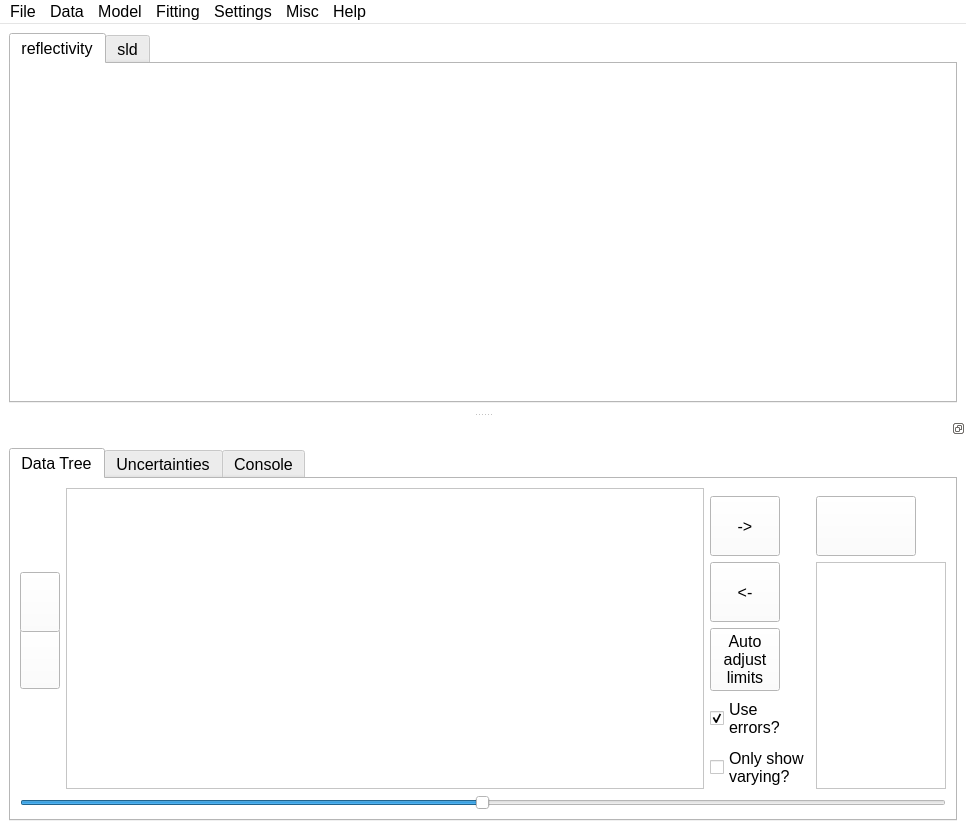
<?xml version="1.0" encoding="UTF-8"?>
<ui version="4.0">
 <class>MainWindow</class>
 <widget class="QMainWindow" name="MainWindow">
  <property name="geometry">
   <rect>
    <x>0</x>
    <y>0</y>
    <width>966</width>
    <height>830</height>
   </rect>
  </property>
  <property name="sizePolicy">
   <sizepolicy hsizetype="Expanding" vsizetype="Expanding">
    <horstretch>0</horstretch>
    <verstretch>0</verstretch>
   </sizepolicy>
  </property>
  <property name="minimumSize">
   <size>
    <width>700</width>
    <height>800</height>
   </size>
  </property>
  <property name="palette">
   <palette>
    <active>
     <colorrole role="WindowText">
      <brush brushstyle="SolidPattern">
       <color alpha="255">
        <red>0</red>
        <green>0</green>
        <blue>0</blue>
       </color>
      </brush>
     </colorrole>
     <colorrole role="Button">
      <brush brushstyle="SolidPattern">
       <color alpha="255">
        <red>255</red>
        <green>255</green>
        <blue>255</blue>
       </color>
      </brush>
     </colorrole>
     <colorrole role="Light">
      <brush brushstyle="SolidPattern">
       <color alpha="255">
        <red>255</red>
        <green>255</green>
        <blue>255</blue>
       </color>
      </brush>
     </colorrole>
     <colorrole role="Midlight">
      <brush brushstyle="SolidPattern">
       <color alpha="255">
        <red>255</red>
        <green>255</green>
        <blue>255</blue>
       </color>
      </brush>
     </colorrole>
     <colorrole role="Dark">
      <brush brushstyle="SolidPattern">
       <color alpha="255">
        <red>127</red>
        <green>127</green>
        <blue>127</blue>
       </color>
      </brush>
     </colorrole>
     <colorrole role="Mid">
      <brush brushstyle="SolidPattern">
       <color alpha="255">
        <red>170</red>
        <green>170</green>
        <blue>170</blue>
       </color>
      </brush>
     </colorrole>
     <colorrole role="Text">
      <brush brushstyle="SolidPattern">
       <color alpha="255">
        <red>0</red>
        <green>0</green>
        <blue>0</blue>
       </color>
      </brush>
     </colorrole>
     <colorrole role="BrightText">
      <brush brushstyle="SolidPattern">
       <color alpha="255">
        <red>255</red>
        <green>255</green>
        <blue>255</blue>
       </color>
      </brush>
     </colorrole>
     <colorrole role="ButtonText">
      <brush brushstyle="SolidPattern">
       <color alpha="255">
        <red>0</red>
        <green>0</green>
        <blue>0</blue>
       </color>
      </brush>
     </colorrole>
     <colorrole role="Base">
      <brush brushstyle="SolidPattern">
       <color alpha="255">
        <red>255</red>
        <green>255</green>
        <blue>255</blue>
       </color>
      </brush>
     </colorrole>
     <colorrole role="Window">
      <brush brushstyle="SolidPattern">
       <color alpha="255">
        <red>255</red>
        <green>255</green>
        <blue>255</blue>
       </color>
      </brush>
     </colorrole>
     <colorrole role="Shadow">
      <brush brushstyle="SolidPattern">
       <color alpha="255">
        <red>0</red>
        <green>0</green>
        <blue>0</blue>
       </color>
      </brush>
     </colorrole>
     <colorrole role="AlternateBase">
      <brush brushstyle="SolidPattern">
       <color alpha="255">
        <red>255</red>
        <green>255</green>
        <blue>255</blue>
       </color>
      </brush>
     </colorrole>
     <colorrole role="ToolTipBase">
      <brush brushstyle="SolidPattern">
       <color alpha="255">
        <red>255</red>
        <green>255</green>
        <blue>220</blue>
       </color>
      </brush>
     </colorrole>
     <colorrole role="ToolTipText">
      <brush brushstyle="SolidPattern">
       <color alpha="255">
        <red>0</red>
        <green>0</green>
        <blue>0</blue>
       </color>
      </brush>
     </colorrole>
     <colorrole role="PlaceholderText">
      <brush brushstyle="NoBrush">
       <color alpha="128">
        <red>0</red>
        <green>0</green>
        <blue>0</blue>
       </color>
      </brush>
     </colorrole>
    </active>
    <inactive>
     <colorrole role="WindowText">
      <brush brushstyle="SolidPattern">
       <color alpha="255">
        <red>0</red>
        <green>0</green>
        <blue>0</blue>
       </color>
      </brush>
     </colorrole>
     <colorrole role="Button">
      <brush brushstyle="SolidPattern">
       <color alpha="255">
        <red>255</red>
        <green>255</green>
        <blue>255</blue>
       </color>
      </brush>
     </colorrole>
     <colorrole role="Light">
      <brush brushstyle="SolidPattern">
       <color alpha="255">
        <red>255</red>
        <green>255</green>
        <blue>255</blue>
       </color>
      </brush>
     </colorrole>
     <colorrole role="Midlight">
      <brush brushstyle="SolidPattern">
       <color alpha="255">
        <red>255</red>
        <green>255</green>
        <blue>255</blue>
       </color>
      </brush>
     </colorrole>
     <colorrole role="Dark">
      <brush brushstyle="SolidPattern">
       <color alpha="255">
        <red>127</red>
        <green>127</green>
        <blue>127</blue>
       </color>
      </brush>
     </colorrole>
     <colorrole role="Mid">
      <brush brushstyle="SolidPattern">
       <color alpha="255">
        <red>170</red>
        <green>170</green>
        <blue>170</blue>
       </color>
      </brush>
     </colorrole>
     <colorrole role="Text">
      <brush brushstyle="SolidPattern">
       <color alpha="255">
        <red>0</red>
        <green>0</green>
        <blue>0</blue>
       </color>
      </brush>
     </colorrole>
     <colorrole role="BrightText">
      <brush brushstyle="SolidPattern">
       <color alpha="255">
        <red>255</red>
        <green>255</green>
        <blue>255</blue>
       </color>
      </brush>
     </colorrole>
     <colorrole role="ButtonText">
      <brush brushstyle="SolidPattern">
       <color alpha="255">
        <red>0</red>
        <green>0</green>
        <blue>0</blue>
       </color>
      </brush>
     </colorrole>
     <colorrole role="Base">
      <brush brushstyle="SolidPattern">
       <color alpha="255">
        <red>255</red>
        <green>255</green>
        <blue>255</blue>
       </color>
      </brush>
     </colorrole>
     <colorrole role="Window">
      <brush brushstyle="SolidPattern">
       <color alpha="255">
        <red>255</red>
        <green>255</green>
        <blue>255</blue>
       </color>
      </brush>
     </colorrole>
     <colorrole role="Shadow">
      <brush brushstyle="SolidPattern">
       <color alpha="255">
        <red>0</red>
        <green>0</green>
        <blue>0</blue>
       </color>
      </brush>
     </colorrole>
     <colorrole role="AlternateBase">
      <brush brushstyle="SolidPattern">
       <color alpha="255">
        <red>255</red>
        <green>255</green>
        <blue>255</blue>
       </color>
      </brush>
     </colorrole>
     <colorrole role="ToolTipBase">
      <brush brushstyle="SolidPattern">
       <color alpha="255">
        <red>255</red>
        <green>255</green>
        <blue>220</blue>
       </color>
      </brush>
     </colorrole>
     <colorrole role="ToolTipText">
      <brush brushstyle="SolidPattern">
       <color alpha="255">
        <red>0</red>
        <green>0</green>
        <blue>0</blue>
       </color>
      </brush>
     </colorrole>
     <colorrole role="PlaceholderText">
      <brush brushstyle="NoBrush">
       <color alpha="128">
        <red>0</red>
        <green>0</green>
        <blue>0</blue>
       </color>
      </brush>
     </colorrole>
    </inactive>
    <disabled>
     <colorrole role="WindowText">
      <brush brushstyle="SolidPattern">
       <color alpha="255">
        <red>127</red>
        <green>127</green>
        <blue>127</blue>
       </color>
      </brush>
     </colorrole>
     <colorrole role="Button">
      <brush brushstyle="SolidPattern">
       <color alpha="255">
        <red>255</red>
        <green>255</green>
        <blue>255</blue>
       </color>
      </brush>
     </colorrole>
     <colorrole role="Light">
      <brush brushstyle="SolidPattern">
       <color alpha="255">
        <red>255</red>
        <green>255</green>
        <blue>255</blue>
       </color>
      </brush>
     </colorrole>
     <colorrole role="Midlight">
      <brush brushstyle="SolidPattern">
       <color alpha="255">
        <red>255</red>
        <green>255</green>
        <blue>255</blue>
       </color>
      </brush>
     </colorrole>
     <colorrole role="Dark">
      <brush brushstyle="SolidPattern">
       <color alpha="255">
        <red>127</red>
        <green>127</green>
        <blue>127</blue>
       </color>
      </brush>
     </colorrole>
     <colorrole role="Mid">
      <brush brushstyle="SolidPattern">
       <color alpha="255">
        <red>170</red>
        <green>170</green>
        <blue>170</blue>
       </color>
      </brush>
     </colorrole>
     <colorrole role="Text">
      <brush brushstyle="SolidPattern">
       <color alpha="255">
        <red>127</red>
        <green>127</green>
        <blue>127</blue>
       </color>
      </brush>
     </colorrole>
     <colorrole role="BrightText">
      <brush brushstyle="SolidPattern">
       <color alpha="255">
        <red>255</red>
        <green>255</green>
        <blue>255</blue>
       </color>
      </brush>
     </colorrole>
     <colorrole role="ButtonText">
      <brush brushstyle="SolidPattern">
       <color alpha="255">
        <red>127</red>
        <green>127</green>
        <blue>127</blue>
       </color>
      </brush>
     </colorrole>
     <colorrole role="Base">
      <brush brushstyle="SolidPattern">
       <color alpha="255">
        <red>255</red>
        <green>255</green>
        <blue>255</blue>
       </color>
      </brush>
     </colorrole>
     <colorrole role="Window">
      <brush brushstyle="SolidPattern">
       <color alpha="255">
        <red>255</red>
        <green>255</green>
        <blue>255</blue>
       </color>
      </brush>
     </colorrole>
     <colorrole role="Shadow">
      <brush brushstyle="SolidPattern">
       <color alpha="255">
        <red>0</red>
        <green>0</green>
        <blue>0</blue>
       </color>
      </brush>
     </colorrole>
     <colorrole role="AlternateBase">
      <brush brushstyle="SolidPattern">
       <color alpha="255">
        <red>255</red>
        <green>255</green>
        <blue>255</blue>
       </color>
      </brush>
     </colorrole>
     <colorrole role="ToolTipBase">
      <brush brushstyle="SolidPattern">
       <color alpha="255">
        <red>255</red>
        <green>255</green>
        <blue>220</blue>
       </color>
      </brush>
     </colorrole>
     <colorrole role="ToolTipText">
      <brush brushstyle="SolidPattern">
       <color alpha="255">
        <red>0</red>
        <green>0</green>
        <blue>0</blue>
       </color>
      </brush>
     </colorrole>
     <colorrole role="PlaceholderText">
      <brush brushstyle="NoBrush">
       <color alpha="128">
        <red>0</red>
        <green>0</green>
        <blue>0</blue>
       </color>
      </brush>
     </colorrole>
    </disabled>
   </palette>
  </property>
  <property name="font">
   <font>
    <pointsize>12</pointsize>
   </font>
  </property>
  <property name="acceptDrops">
   <bool>true</bool>
  </property>
  <property name="windowTitle">
   <string>Motofit</string>
  </property>
  <property name="windowIcon">
   <iconset resource="../resources.qrc">
    <normaloff>:/icons/scattering.png</normaloff>:/icons/scattering.png</iconset>
  </property>
  <property name="documentMode">
   <bool>false</bool>
  </property>
  <property name="tabShape">
   <enum>QTabWidget::Rounded</enum>
  </property>
  <property name="unifiedTitleAndToolBarOnMac">
   <bool>false</bool>
  </property>
  <widget class="QWidget" name="centralwidget">
   <property name="minimumSize">
    <size>
     <width>400</width>
     <height>0</height>
    </size>
   </property>
   <layout class="QGridLayout" name="gridLayout_3">
    <item row="2" column="2">
     <widget class="QTabWidget" name="graphs">
      <property name="sizePolicy">
       <sizepolicy hsizetype="Expanding" vsizetype="MinimumExpanding">
        <horstretch>0</horstretch>
        <verstretch>0</verstretch>
       </sizepolicy>
      </property>
      <property name="minimumSize">
       <size>
        <width>0</width>
        <height>350</height>
       </size>
      </property>
      <property name="focusPolicy">
       <enum>Qt::ClickFocus</enum>
      </property>
      <property name="tabPosition">
       <enum>QTabWidget::North</enum>
      </property>
      <property name="tabShape">
       <enum>QTabWidget::Rounded</enum>
      </property>
      <property name="currentIndex">
       <number>0</number>
      </property>
      <widget class="QWidget" name="reflectivity">
       <attribute name="title">
        <string>reflectivity</string>
       </attribute>
       <attribute name="toolTip">
        <string>Plots of the reflectivity</string>
       </attribute>
       <layout class="QGridLayout" name="gridLayout_5">
        <property name="leftMargin">
         <number>5</number>
        </property>
        <property name="topMargin">
         <number>2</number>
        </property>
        <property name="rightMargin">
         <number>5</number>
        </property>
        <property name="bottomMargin">
         <number>5</number>
        </property>
        <property name="verticalSpacing">
         <number>2</number>
        </property>
       </layout>
      </widget>
      <widget class="QWidget" name="sld">
       <attribute name="title">
        <string>sld</string>
       </attribute>
       <attribute name="toolTip">
        <string>Plots of the SLD profiles</string>
       </attribute>
       <layout class="QGridLayout" name="gridLayout_4"/>
      </widget>
     </widget>
    </item>
   </layout>
  </widget>
  <widget class="QMenuBar" name="menubar">
   <property name="geometry">
    <rect>
     <x>0</x>
     <y>0</y>
     <width>966</width>
     <height>24</height>
    </rect>
   </property>
   <widget class="QMenu" name="menuData">
    <property name="title">
     <string>Data</string>
    </property>
    <addaction name="actionLoad_Data"/>
    <addaction name="actionRefresh_Data"/>
    <addaction name="actionRemove_Data"/>
    <addaction name="separator"/>
    <addaction name="actionAutoscale_graph"/>
   </widget>
   <widget class="QMenu" name="menuModel">
    <property name="title">
     <string>Model</string>
    </property>
    <addaction name="actionSave_Model"/>
    <addaction name="actionLoad_Model"/>
    <addaction name="actionExport_parameters"/>
    <addaction name="actionSave_Fit"/>
    <addaction name="actionSave_SLD_Curve"/>
    <addaction name="separator"/>
    <addaction name="actionExport_Code_Fragment"/>
    <addaction name="separator"/>
    <addaction name="actionTake_Snapshot"/>
    <addaction name="separator"/>
    <addaction name="actionLink_Selected"/>
    <addaction name="actionUnlink_selected_Parameters"/>
    <addaction name="actionLink_Equivalent_Parameters"/>
    <addaction name="separator"/>
   </widget>
   <widget class="QMenu" name="menuHelp">
    <property name="title">
     <string>Help</string>
    </property>
    <addaction name="actionAbout"/>
    <addaction name="actiondocumentation"/>
    <addaction name="actionPython_Packages"/>
   </widget>
   <widget class="QMenu" name="menuPlot_type">
    <property name="title">
     <string>Fitting</string>
    </property>
    <widget class="QMenu" name="menuAlgorithm">
     <property name="title">
      <string>Algorithm</string>
     </property>
     <addaction name="actionDifferential_Evolution"/>
     <addaction name="actionLevenberg_Marquardt"/>
     <addaction name="actionL_BFGS_B"/>
     <addaction name="actionDual_Annealing"/>
     <addaction name="actionSHGO"/>
     <addaction name="actionMCMC"/>
     <addaction name="separator"/>
     <addaction name="actionOptimisation_parameters"/>
     <addaction name="actionProcess_MCMC"/>
    </widget>
    <widget class="QMenu" name="menuFit_as">
     <property name="title">
      <string>Fit as</string>
     </property>
     <addaction name="actionY_vs_X"/>
     <addaction name="actionlogY_vs_X"/>
     <addaction name="actionYX4_vs_X"/>
     <addaction name="actionYX2_vs_X"/>
    </widget>
    <addaction name="menuFit_as"/>
    <addaction name="separator"/>
    <addaction name="menuAlgorithm"/>
    <addaction name="separator"/>
    <addaction name="actionBatch_Fit"/>
   </widget>
   <widget class="QMenu" name="menuFile">
    <property name="title">
     <string>File</string>
    </property>
    <addaction name="actionSave_File"/>
    <addaction name="actionSave_File_As"/>
    <addaction name="separator"/>
    <addaction name="actionLoad_File"/>
   </widget>
   <widget class="QMenu" name="menuSettings">
    <property name="title">
     <string>Settings</string>
    </property>
    <addaction name="actionChange_Q_range"/>
    <addaction name="actionResolution_smearing"/>
   </widget>
   <widget class="QMenu" name="menuMisc">
    <property name="title">
     <string>Misc</string>
    </property>
    <addaction name="actionSLD_calculator"/>
    <addaction name="actionLipid_browser"/>
   </widget>
   <addaction name="menuFile"/>
   <addaction name="menuData"/>
   <addaction name="menuModel"/>
   <addaction name="menuPlot_type"/>
   <addaction name="menuSettings"/>
   <addaction name="menuMisc"/>
   <addaction name="menuHelp"/>
  </widget>
  <widget class="QDockWidget" name="dockWidget">
   <property name="sizePolicy">
    <sizepolicy hsizetype="Expanding" vsizetype="Expanding">
     <horstretch>0</horstretch>
     <verstretch>0</verstretch>
    </sizepolicy>
   </property>
   <property name="minimumSize">
    <size>
     <width>600</width>
     <height>350</height>
    </size>
   </property>
   <property name="toolTip">
    <string>Double click to separate/join the dock</string>
   </property>
   <property name="features">
    <set>QDockWidget::DockWidgetFloatable|QDockWidget::DockWidgetMovable</set>
   </property>
   <property name="allowedAreas">
    <set>Qt::BottomDockWidgetArea</set>
   </property>
   <property name="windowTitle">
    <string/>
   </property>
   <attribute name="dockWidgetArea">
    <number>8</number>
   </attribute>
   <widget class="QWidget" name="dockWidgetContents">
    <layout class="QGridLayout" name="gridLayout">
     <item row="0" column="0">
      <widget class="QTabWidget" name="tabWidget">
       <property name="enabled">
        <bool>true</bool>
       </property>
       <property name="sizePolicy">
        <sizepolicy hsizetype="MinimumExpanding" vsizetype="Expanding">
         <horstretch>0</horstretch>
         <verstretch>0</verstretch>
        </sizepolicy>
       </property>
       <property name="minimumSize">
        <size>
         <width>300</width>
         <height>200</height>
        </size>
       </property>
       <property name="toolTip">
        <string/>
       </property>
       <property name="currentIndex">
        <number>0</number>
       </property>
       <property name="tabBarAutoHide">
        <bool>true</bool>
       </property>
       <widget class="QWidget" name="tab">
        <attribute name="title">
         <string>Data Tree</string>
        </attribute>
        <attribute name="toolTip">
         <string>Data and Model Trees</string>
        </attribute>
        <layout class="QGridLayout" name="gridLayout_2">
         <item row="1" column="3">
          <widget class="QPushButton" name="do_fit_button">
           <property name="sizePolicy">
            <sizepolicy hsizetype="Maximum" vsizetype="Maximum">
             <horstretch>0</horstretch>
             <verstretch>0</verstretch>
            </sizepolicy>
           </property>
           <property name="minimumSize">
            <size>
             <width>60</width>
             <height>60</height>
            </size>
           </property>
           <property name="maximumSize">
            <size>
             <width>100</width>
             <height>16777215</height>
            </size>
           </property>
           <property name="toolTip">
            <string>Do a fit. Cmd-F</string>
           </property>
           <property name="text">
            <string/>
           </property>
           <property name="icon">
            <iconset>
             <normaloff>../icons/go.png</normaloff>../icons/go.png</iconset>
           </property>
           <property name="iconSize">
            <size>
             <width>40</width>
             <height>40</height>
            </size>
           </property>
           <property name="shortcut">
            <string>Ctrl+F</string>
           </property>
          </widget>
         </item>
         <item row="8" column="0" colspan="4">
          <widget class="QSlider" name="paramsSlider">
           <property name="sizePolicy">
            <sizepolicy hsizetype="Expanding" vsizetype="Minimum">
             <horstretch>0</horstretch>
             <verstretch>0</verstretch>
            </sizepolicy>
           </property>
           <property name="maximumSize">
            <size>
             <width>16777215</width>
             <height>20</height>
            </size>
           </property>
           <property name="mouseTracking">
            <bool>false</bool>
           </property>
           <property name="focusPolicy">
            <enum>Qt::StrongFocus</enum>
           </property>
           <property name="contextMenuPolicy">
            <enum>Qt::PreventContextMenu</enum>
           </property>
           <property name="toolTip">
            <string>Select a parameter then use this slider to vary it</string>
           </property>
           <property name="maximum">
            <number>999</number>
           </property>
           <property name="value">
            <number>499</number>
           </property>
           <property name="orientation">
            <enum>Qt::Horizontal</enum>
           </property>
           <property name="invertedAppearance">
            <bool>false</bool>
           </property>
           <property name="invertedControls">
            <bool>false</bool>
           </property>
           <property name="tickPosition">
            <enum>QSlider::NoTicks</enum>
           </property>
          </widget>
         </item>
         <item row="3" column="0">
          <widget class="QPushButton" name="remove_layer">
           <property name="maximumSize">
            <size>
             <width>40</width>
             <height>60</height>
            </size>
           </property>
           <property name="toolTip">
            <string>Remove a layer, Cmd-</string>
           </property>
           <property name="text">
            <string/>
           </property>
           <property name="icon">
            <iconset resource="../resources.qrc">
             <normaloff>:/icons/minus.png</normaloff>:/icons/minus.png</iconset>
           </property>
           <property name="iconSize">
            <size>
             <width>30</width>
             <height>30</height>
            </size>
           </property>
           <property name="shortcut">
            <string>Ctrl+-</string>
           </property>
          </widget>
         </item>
         <item row="2" column="0">
          <widget class="QPushButton" name="add_layer">
           <property name="sizePolicy">
            <sizepolicy hsizetype="Fixed" vsizetype="Fixed">
             <horstretch>0</horstretch>
             <verstretch>0</verstretch>
            </sizepolicy>
           </property>
           <property name="minimumSize">
            <size>
             <width>40</width>
             <height>60</height>
            </size>
           </property>
           <property name="maximumSize">
            <size>
             <width>40</width>
             <height>40</height>
            </size>
           </property>
           <property name="toolTip">
            <string>Insert a layer, Cmd=</string>
           </property>
           <property name="text">
            <string/>
           </property>
           <property name="icon">
            <iconset resource="../resources.qrc">
             <normaloff>:/icons/plus.png</normaloff>:/icons/plus.png</iconset>
           </property>
           <property name="iconSize">
            <size>
             <width>30</width>
             <height>30</height>
            </size>
           </property>
           <property name="shortcut">
            <string>Ctrl+=</string>
           </property>
          </widget>
         </item>
         <item row="2" column="3" rowspan="4">
          <widget class="QListView" name="currently_fitting">
           <property name="sizePolicy">
            <sizepolicy hsizetype="Maximum" vsizetype="Expanding">
             <horstretch>0</horstretch>
             <verstretch>0</verstretch>
            </sizepolicy>
           </property>
           <property name="maximumSize">
            <size>
             <width>130</width>
             <height>16777215</height>
            </size>
           </property>
           <property name="toolTip">
            <string>List of datasets to be fitted</string>
           </property>
           <property name="editTriggers">
            <set>QAbstractItemView::NoEditTriggers</set>
           </property>
           <property name="dragEnabled">
            <bool>false</bool>
           </property>
           <property name="dragDropMode">
            <enum>QAbstractItemView::DropOnly</enum>
           </property>
           <property name="defaultDropAction">
            <enum>Qt::MoveAction</enum>
           </property>
           <property name="selectionMode">
            <enum>QAbstractItemView::MultiSelection</enum>
           </property>
          </widget>
         </item>
         <item row="0" column="1" rowspan="6">
          <widget class="QTreeView" name="treeView">
           <property name="minimumSize">
            <size>
             <width>300</width>
             <height>0</height>
            </size>
           </property>
           <property name="font">
            <font>
             <pointsize>12</pointsize>
            </font>
           </property>
           <property name="acceptDrops">
            <bool>true</bool>
           </property>
           <property name="styleSheet">
            <string notr="true">QTreeView::branch:has-siblings:!adjoins-item {
    border-image: url(:/icons/vline.png) 0;
}

QTreeView::branch:has-siblings:adjoins-item {
    border-image: url(:/icons/branch-more.png) 0;
}

QTreeView::branch:!has-children:!has-siblings:adjoins-item {
    border-image: url(:/icons/branch-end.png) 0;
}

QTreeView::branch:has-children:!has-siblings:closed,
QTreeView::branch:closed:has-children:has-siblings {
        border-image: none;
        image: url(:/icons/branch-closed.png);
}

QTreeView::branch:open:has-children:!has-siblings,
QTreeView::branch:open:has-children:has-siblings  {
        border-image: none;
        image: url(:/icons/branch-open.png);
}</string>
           </property>
           <property name="editTriggers">
            <set>QAbstractItemView::AnyKeyPressed|QAbstractItemView::DoubleClicked|QAbstractItemView::EditKeyPressed</set>
           </property>
           <property name="tabKeyNavigation">
            <bool>false</bool>
           </property>
           <property name="dragEnabled">
            <bool>true</bool>
           </property>
           <property name="dragDropMode">
            <enum>QAbstractItemView::InternalMove</enum>
           </property>
           <property name="defaultDropAction">
            <enum>Qt::MoveAction</enum>
           </property>
           <property name="alternatingRowColors">
            <bool>false</bool>
           </property>
           <property name="selectionMode">
            <enum>QAbstractItemView::ExtendedSelection</enum>
           </property>
           <property name="selectionBehavior">
            <enum>QAbstractItemView::SelectRows</enum>
           </property>
           <property name="expandsOnDoubleClick">
            <bool>false</bool>
           </property>
           <attribute name="headerCascadingSectionResizes">
            <bool>true</bool>
           </attribute>
          </widget>
         </item>
         <item row="1" column="2">
          <widget class="QPushButton" name="add_to_fit_button">
           <property name="minimumSize">
            <size>
             <width>60</width>
             <height>60</height>
            </size>
           </property>
           <property name="maximumSize">
            <size>
             <width>70</width>
             <height>70</height>
            </size>
           </property>
           <property name="toolTip">
            <string>Add a dataset to those being fitted</string>
           </property>
           <property name="text">
            <string>-&gt;</string>
           </property>
          </widget>
         </item>
         <item row="2" column="2">
          <widget class="QPushButton" name="remove_from_fit_button">
           <property name="minimumSize">
            <size>
             <width>60</width>
             <height>60</height>
            </size>
           </property>
           <property name="maximumSize">
            <size>
             <width>70</width>
             <height>70</height>
            </size>
           </property>
           <property name="toolTip">
            <string>Remove dataset from those being fitted</string>
           </property>
           <property name="text">
            <string>&lt;-</string>
           </property>
          </widget>
         </item>
         <item row="3" column="2">
          <widget class="QPushButton" name="auto_limits_button">
           <property name="minimumSize">
            <size>
             <width>60</width>
             <height>60</height>
            </size>
           </property>
           <property name="maximumSize">
            <size>
             <width>70</width>
             <height>70</height>
            </size>
           </property>
           <property name="font">
            <font>
             <pointsize>12</pointsize>
            </font>
           </property>
           <property name="toolTip">
            <string>Give varying parameters finite limits</string>
           </property>
           <property name="text">
            <string>Auto
adjust
limits</string>
           </property>
          </widget>
         </item>
         <item row="4" column="2">
          <widget class="QCheckBox" name="use_errors_checkbox">
           <property name="toolTip">
            <string>&lt;html&gt;&lt;head/&gt;&lt;body&gt;&lt;p&gt;Use the measurement uncertainties for weighting the fit&lt;/p&gt;&lt;/body&gt;&lt;/html&gt;</string>
           </property>
           <property name="text">
            <string>Use
errors?</string>
           </property>
           <property name="checked">
            <bool>true</bool>
           </property>
           <property name="tristate">
            <bool>false</bool>
           </property>
          </widget>
         </item>
         <item row="5" column="2">
          <widget class="QCheckBox" name="only_fitted">
           <property name="toolTip">
            <string>Only display the parameters that are being allowed to vary.</string>
           </property>
           <property name="text">
            <string>Only show
varying?</string>
           </property>
          </widget>
         </item>
        </layout>
        <zorder>remove_layer</zorder>
        <zorder>add_layer</zorder>
        <zorder>paramsSlider</zorder>
        <zorder>do_fit_button</zorder>
        <zorder>treeView</zorder>
        <zorder>currently_fitting</zorder>
        <zorder>add_to_fit_button</zorder>
        <zorder>remove_from_fit_button</zorder>
        <zorder>auto_limits_button</zorder>
        <zorder>use_errors_checkbox</zorder>
        <zorder>only_fitted</zorder>
       </widget>
       <widget class="QWidget" name="tab_1">
        <attribute name="title">
         <string>Uncertainties</string>
        </attribute>
       </widget>
       <widget class="QWidget" name="tab_2">
        <attribute name="title">
         <string>Console</string>
        </attribute>
        <attribute name="toolTip">
         <string>Output from the modelling processes</string>
        </attribute>
        <layout class="QGridLayout" name="gridLayout_8">
         <item row="0" column="0">
          <widget class="QPlainTextEdit" name="console_text_edit"/>
         </item>
        </layout>
       </widget>
      </widget>
     </item>
    </layout>
   </widget>
  </widget>
  <action name="actionLoad_Data">
   <property name="checkable">
    <bool>false</bool>
   </property>
   <property name="checked">
    <bool>false</bool>
   </property>
   <property name="text">
    <string>Load Data</string>
   </property>
   <property name="shortcut">
    <string>Ctrl+L</string>
   </property>
   <property name="shortcutContext">
    <enum>Qt::ApplicationShortcut</enum>
   </property>
  </action>
  <action name="actionSave_Fit">
   <property name="text">
    <string>Save Fit Curve</string>
   </property>
  </action>
  <action name="actionSave_Model">
   <property name="text">
    <string>Save Model</string>
   </property>
  </action>
  <action name="actionLoad_Model">
   <property name="text">
    <string>Load Model</string>
   </property>
  </action>
  <action name="actionLogR_vs_Q">
   <property name="checkable">
    <bool>true</bool>
   </property>
   <property name="checked">
    <bool>true</bool>
   </property>
   <property name="text">
    <string>logR vs Q</string>
   </property>
  </action>
  <action name="actionR_vs_Q">
   <property name="checkable">
    <bool>true</bool>
   </property>
   <property name="text">
    <string>R vs Q</string>
   </property>
  </action>
  <action name="actionRQ4_vs_Q">
   <property name="checkable">
    <bool>true</bool>
   </property>
   <property name="text">
    <string>RQ4 vs Q</string>
   </property>
  </action>
  <action name="actionRefresh_Data">
   <property name="text">
    <string>Refresh Data</string>
   </property>
   <property name="shortcut">
    <string>Ctrl+R</string>
   </property>
  </action>
  <action name="actionLoad_experiment">
   <property name="text">
    <string>Load</string>
   </property>
   <property name="shortcut">
    <string>Meta+N</string>
   </property>
  </action>
  <action name="actionSave_experiment">
   <property name="text">
    <string>Save</string>
   </property>
   <property name="shortcut">
    <string>Meta+M</string>
   </property>
  </action>
  <action name="actionLoad_Plugin">
   <property name="text">
    <string>Load Fitting Plugin</string>
   </property>
  </action>
  <action name="actionSave_File">
   <property name="text">
    <string>Save Experiment</string>
   </property>
   <property name="whatsThis">
    <string/>
   </property>
   <property name="shortcut">
    <string>Ctrl+S</string>
   </property>
  </action>
  <action name="actionLoad_File">
   <property name="text">
    <string>Open Experiment</string>
   </property>
   <property name="shortcut">
    <string>Ctrl+O</string>
   </property>
  </action>
  <action name="actionBatch_Fit">
   <property name="text">
    <string>Batch Fit</string>
   </property>
  </action>
  <action name="actionRemove_Data">
   <property name="text">
    <string>Remove Data</string>
   </property>
  </action>
  <action name="actionAboutProgram">
   <property name="text">
    <string>About</string>
   </property>
   <property name="visible">
    <bool>true</bool>
   </property>
  </action>
  <action name="actionDifferential_Evolution">
   <property name="checkable">
    <bool>true</bool>
   </property>
   <property name="checked">
    <bool>true</bool>
   </property>
   <property name="text">
    <string>Differential Evolution</string>
   </property>
  </action>
  <action name="actionLevenberg_Marquardt">
   <property name="checkable">
    <bool>true</bool>
   </property>
   <property name="checked">
    <bool>false</bool>
   </property>
   <property name="text">
    <string>Levenberg Marquardt</string>
   </property>
  </action>
  <action name="actionY_vs_X">
   <property name="checkable">
    <bool>true</bool>
   </property>
   <property name="checked">
    <bool>false</bool>
   </property>
   <property name="text">
    <string>lin(Y) vs X</string>
   </property>
  </action>
  <action name="actionlogY_vs_X">
   <property name="checkable">
    <bool>true</bool>
   </property>
   <property name="checked">
    <bool>true</bool>
   </property>
   <property name="text">
    <string>log(Y) vs X</string>
   </property>
  </action>
  <action name="actionYX4_vs_X">
   <property name="checkable">
    <bool>true</bool>
   </property>
   <property name="text">
    <string>YX**4 vs X</string>
   </property>
  </action>
  <action name="actionYX2_vs_X">
   <property name="checkable">
    <bool>true</bool>
   </property>
   <property name="text">
    <string>YX**2 vs X</string>
   </property>
  </action>
  <action name="actionChange_Q_range">
   <property name="text">
    <string>Change Q Range</string>
   </property>
  </action>
  <action name="actionTake_Snapshot">
   <property name="text">
    <string>Take Snapshot</string>
   </property>
  </action>
  <action name="actionResolution_smearing">
   <property name="text">
    <string>Resolution Smearing</string>
   </property>
  </action>
  <action name="actionSLD_calculator">
   <property name="text">
    <string>SLD calculator</string>
   </property>
  </action>
  <action name="actionFit">
   <property name="text">
    <string>Fit</string>
   </property>
   <property name="shortcut">
    <string>Meta+F</string>
   </property>
  </action>
  <action name="actionAbout">
   <property name="text">
    <string>About</string>
   </property>
  </action>
  <action name="actionMCMC">
   <property name="checkable">
    <bool>true</bool>
   </property>
   <property name="enabled">
    <bool>true</bool>
   </property>
   <property name="text">
    <string>MCMC</string>
   </property>
  </action>
  <action name="actionSave_File_As">
   <property name="text">
    <string>Save Experiment As</string>
   </property>
   <property name="shortcut">
    <string>Ctrl+Shift+S</string>
   </property>
  </action>
  <action name="actionAutoscale_graph">
   <property name="text">
    <string>Autoscale graph</string>
   </property>
   <property name="shortcut">
    <string>Ctrl+A</string>
   </property>
  </action>
  <action name="actiondocumentation">
   <property name="text">
    <string>Documentation</string>
   </property>
  </action>
  <action name="actionL_BFGS_B">
   <property name="checkable">
    <bool>true</bool>
   </property>
   <property name="text">
    <string>L-BFGS-B</string>
   </property>
  </action>
  <action name="actionExport_Code_Fragment">
   <property name="text">
    <string>Export Code Fragment</string>
   </property>
   <property name="toolTip">
    <string>Create a code fragment for fitting this model in an interpreter</string>
   </property>
  </action>
  <action name="actionLipid_browser">
   <property name="text">
    <string>Lipid browser</string>
   </property>
  </action>
  <action name="actionLink_Selected">
   <property name="text">
    <string>Link Selected Parameters</string>
   </property>
   <property name="shortcut">
    <string>Ctrl+1</string>
   </property>
  </action>
  <action name="actionUnlink_selected_Parameters">
   <property name="text">
    <string>Unlink Selected Parameters</string>
   </property>
   <property name="shortcut">
    <string>Ctrl+2</string>
   </property>
  </action>
  <action name="actionLink_Equivalent_Parameters">
   <property name="text">
    <string>Link Equivalent Parameters</string>
   </property>
   <property name="shortcut">
    <string>Ctrl+3</string>
   </property>
  </action>
  <action name="actionExport_parameters">
   <property name="text">
    <string>Export parameters</string>
   </property>
   <property name="toolTip">
    <string>Export parameters to a text file</string>
   </property>
  </action>
  <action name="actionDual_Annealing">
   <property name="checkable">
    <bool>true</bool>
   </property>
   <property name="text">
    <string>Dual Annealing</string>
   </property>
  </action>
  <action name="actionSHGO">
   <property name="checkable">
    <bool>true</bool>
   </property>
   <property name="text">
    <string>SHGO</string>
   </property>
  </action>
  <action name="actionOptimisation_parameters">
   <property name="text">
    <string>Optimisation parameters</string>
   </property>
  </action>
  <action name="actionSave_SLD_Curve">
   <property name="text">
    <string>Save SLD Curve</string>
   </property>
  </action>
  <action name="actionProcess_MCMC">
   <property name="text">
    <string>Process MCMC chain</string>
   </property>
  </action>
  <action name="actionPython_Packages">
   <property name="text">
    <string>Python Packages</string>
   </property>
  </action>
 </widget>
 <tabstops>
  <tabstop>treeView</tabstop>
  <tabstop>paramsSlider</tabstop>
  <tabstop>add_layer</tabstop>
  <tabstop>remove_layer</tabstop>
  <tabstop>do_fit_button</tabstop>
  <tabstop>currently_fitting</tabstop>
  <tabstop>console_text_edit</tabstop>
 </tabstops>
 <resources>
  <include location="../resources.qrc"/>
 </resources>
 <connections/>
</ui>
